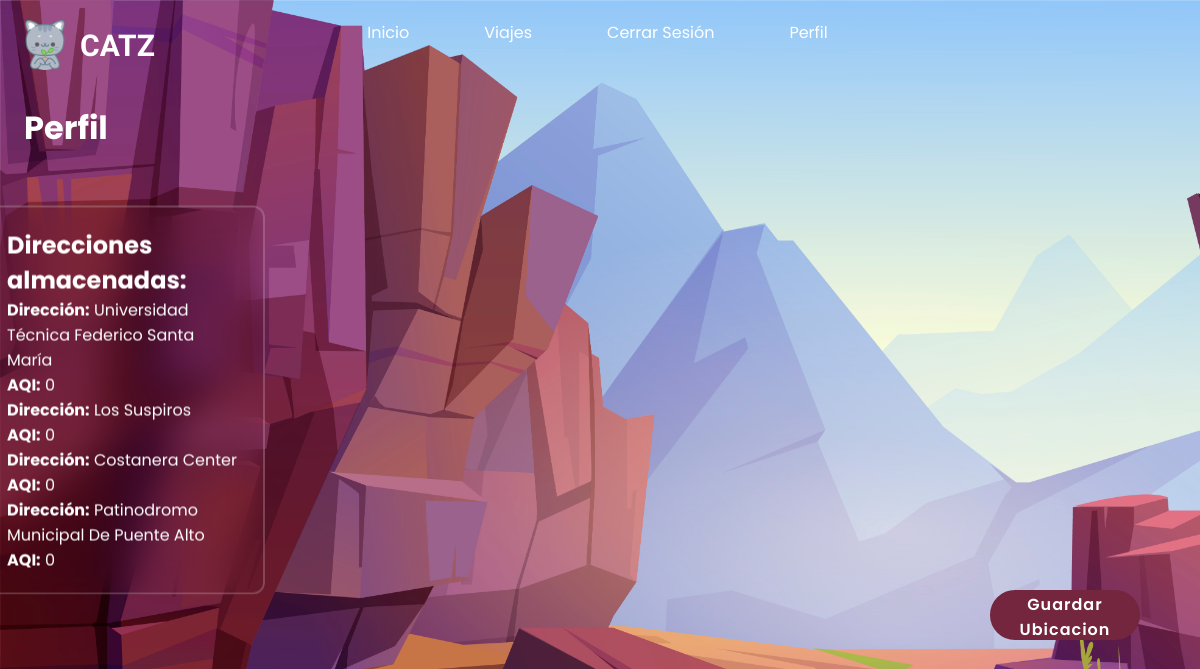
The app's page /profile/ (signed in), older data.
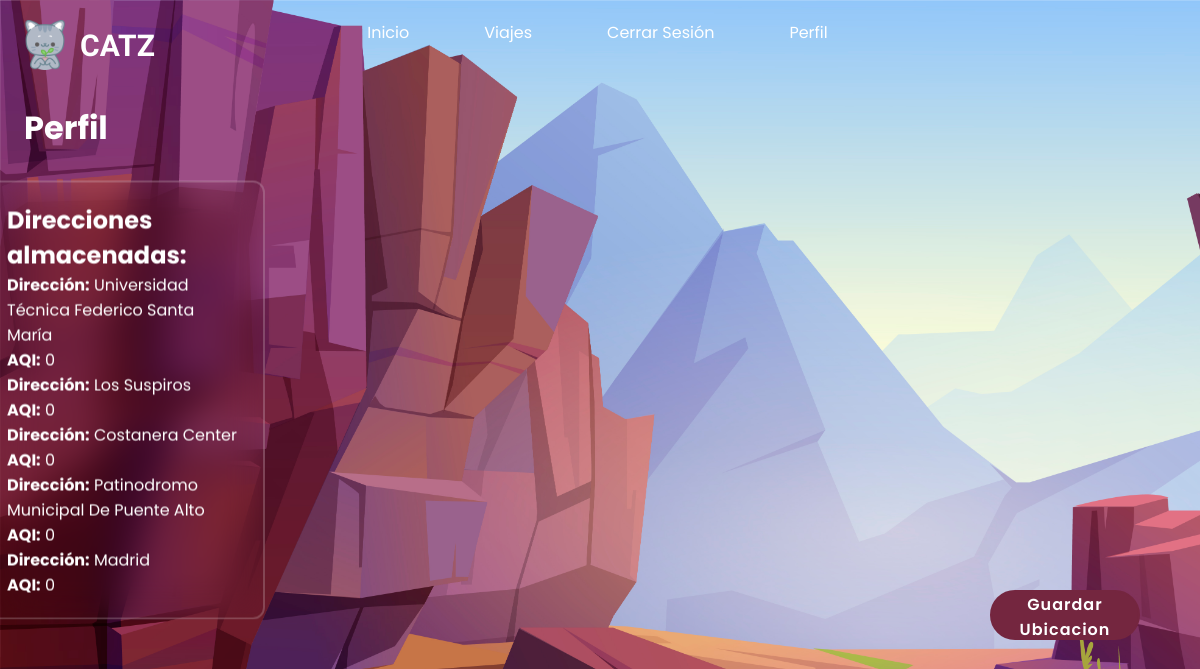
The same page, newer data.
### Apps/Aplicacion1/models.py (models this page shows, shortened)
class ubicaciones(models.Model):
    Direccion = models.TextField()
    Lat = models.FloatField()
    Long = models.FloatField()
    user= models.ForeignKey(User, on_delete=models.CASCADE, null=True, blank=True)
    calidad_aire = models.IntegerField(default=0)

### Apps/Aplicacion1/views.py (the view, shortened to what this page needs)
# urls.py: path('profile/', views.profile, name='profile'),
@csrf_exempt
@login_required
def profile(request):
    user = request.user
    token_aqi = "a9fa736d75e0f33dc4a9ba18292eab99fa46eb4d"
    actualizar_calidad_aire_perfil(request)
    try:
        direcciones = ubicaciones.objects.filter(user=user)
        atributos_direcciones = []
        for sitio in direcciones:
            atributos_direccion = {
                'direccion': sitio.Direccion,
                'aqi':sitio.calidad_aire,
            }
            atributos_direcciones.append(atributos_direccion)
        print(atributos_direcciones)
    except:
        atributos_direcciones = None
    return render(request, 'profile.html', {
        'direcciones': atributos_direcciones,
    })

### Apps/Aplicacion1/views.py (called while the page is built)
def actualizar_calidad_aire_perfil(request):
    user = request.user
    ubicaciones_usuario = ubicaciones.objects.filter(user=user)
    for ubicacion in ubicaciones_usuario:
        calidad_aire_actualizada = obtener_calidad_aire(ubicacion.Direccion, token_aqi)
        ubicacion.calidad_aire = calidad_aire_actualizada.get('aqi', 0)
        ubicacion.save()
    ubicaciones_actualizadas = ubicaciones.objects.filter(user=user)
    detalles_ubicaciones = []
    for sitio in ubicaciones_actualizadas:
        detalle_ubicacion = {
            'direccion': sitio.Direccion,
            'aqi': sitio.calidad_aire,
        }
        detalles_ubicaciones.append(detalle_ubicacion)
    return detalles_ubicaciones

### Apps/Aplicacion1/templates/profile.html (shortened to what this page needs)
{% extends 'base.html' %}
{% load static %}
{% block content %}
<!DOCTYPE html>
<html>
<head>
<h1 class="titulo">Perfil</h1>
<link href="https://api.mapbox.com/mapbox-gl-js/v2.14.1/mapbox-gl.css" rel="stylesheet">
<link rel="stylesheet" href="https://api.mapbox.com/mapbox-gl-js/plugins/mapbox-gl-geocoder/v5.0.0/mapbox-gl-geocoder.css"
    type="text/css">
</head>
<body>
    <link rel="stylesheet" href="https://api.mapbox.com/mapbox-gl-js/plugins/mapbox-gl-geocoder/v5.0.0/mapbox-gl-geocoder.css" type="text/css">
    <link rel="stylesheet" href="{% static '/widget_perfil.css' %}">
    <link rel="stylesheet" href="{% static '/estilos.css' %}">
    <div id="map" class="map"></div>
    <div class="bloque">
        {% if direcciones %}
            <h2>Direcciones almacenadas:</h2>
            <ul>
                {% for direccion in direcciones %}
                    <li>
                        <strong>Dirección:</strong> {{ direccion.direccion }}<br>
                        <strong>AQI:</strong> {{ direccion.aqi }}
                    </li>
                {% endfor %}
            </ul>
        {% else %}
            <p>No se encontraron direcciones almacenadas.</p>
        {% endif %}
    </div>
    <button class="boton" onclick="guardarYRecargar()">
        Guardar Ubicacion
    </button>
</body>
</html>
{% endblock %}

### Apps/Aplicacion1/templates/base.html (shortened to what this page needs)
{% load static %}
<!DOCTYPE html>
<html lang="en">
<head>
    <link rel="stylesheet" type="text/css" href="{% static 'estilos.css' %}">
</head>
<body>
    <header>
        <div class="logo">
            <img src="{% static 'Aplicacion1/logoxd/10338019.png' %}" alt="CATZ" />
            <h2 class="nombre">CATZ</h2>
        </div>
        <ul>
            <li><a href="{% url 'home' %}">Inicio</a></li>
            <li><a href="{% url 'viaje' %}">Viajes</a></li>
            {% if not user.is_authenticated %}
            <li><a href="{% url 'singin' %}">Ingresar</a></li>
            <li><a href="{% url 'login' %}">Registrarme</a></li>
            {% else %}
            <li><a href="{% url 'singout' %}">Cerrar Sesión</a></li>
            <li><a href="{% url 'profile' %}">Perfil</a></li>
            {% endif %}
        </ul>
    </header>
    <main>
        {% block content %}{% endblock %}
    </main>
</body>
</html>

### Apps/Aplicacion1/static/estilos.css (style rules this page uses)
header { display: flex-end; position: absolute; justify-content: space-between; align-items: center; padding: 20px; top: 0; left: 0; width: 100%; z-index: 999; background-size: cover; background-repeat: no-repeat; background-attachment: fixed; }
.logo { display: flex; position: absolute; align-items: center; height: 50px; width: 50px; }
.logo img { height: 50px; margin-right: 10px; }
.nombre { font-size: 30px; color:#fff; font-family: 'Agbalumo', sans-serif; }
header ul { display:flex; justify-content: center; align-items: center; margin: 0; }
header ul li { List-styLe: none; margin-Left: 20px; margin-right: 10px; }
header ul li a { margin-right: 15px; text-decoration: none; padding: 6px 15px; color:#fff; border-radius: 20px; }

### Apps/Aplicacion1/static/widget_perfil.css (style rules this page uses)
* { margin: 0; padding: 0; box-sizing: border-box; font-family: "Poppins",sans-serif; }
.bloque { background-color: transparent; backdrop-filter: blur(18px); border: 2px solid rgba(255, 255, 255, .2); border-radius: 12px; color: #fff; padding: 20px; text-align: left; max-width: 280px; width: 100%; margin-left: 5px; display: flex; flex-direction: column; align-items: flex-start; justify-content: center; position: absolute; left: 10%; top: 50%; transform: translate(-50%, -50%); }
.map { position: absolute; top: 45%; left: 72%; transform: translate(-50%, -50%); width: 50%; height: 50%; border-radius: 10px; }
.boton { height: 50px; width: 150px; border-radius:8pc; background: #74263f; border: 2px solid #74263f; outline: none; margin-top: 15px; color:#ffff; font-size: 16px; cursor: pointer; letter-spacing: 1px; font-weight: 600; position: absolute; bottom: 20%; right: 5%; overflow: hidden; z-index: 1; }
.boton::before { content:""; position: absolute; background:#ffff; height: 100%; width: 0%; top:0; left:0; transition: .3s; z-index: -1; }
.titulo { position: absolute; top: 13%; left: 2%; color: #ffff; }

Row changes from the older to the newer data that the page shows:
added ubicaciones: direccion "Madrid"
Text that changed along with them:
new list line: "Dirección: AQI: 0"
